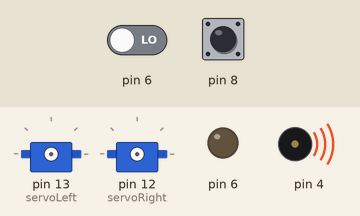
The sketch below on a simulated Arduino Uno, built with avr-gcc and run on an emulated ATmega328P. Parts: 2 × servo, output pins drawn as LEDs (lit = HIGH), buzzer (waves = sounding). Inputs (shaded band) come from the test bench; at power-on: pin 8 LOW, pin 6 LOW.

Above: at 0.1 s.
At 2.2 s:
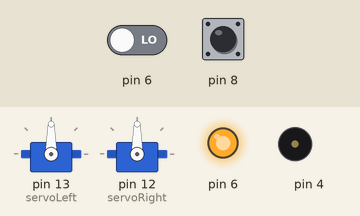
2.3 s: pin 8 pulsed HIGH 5 times (0.12 s each, 0.3 s apart)
5.3 s: pin 8 driven HIGH
6.8 s: pin 8 driven LOW
Timing chart, 0 to 9.8 s (numbered marks = the images above; inputs shaded):
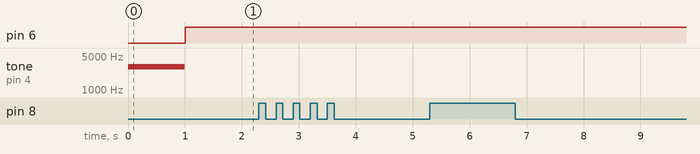

The sketch:

sketch_oct16a.ino
```cpp
#include <Servo.h>        // Include servo library

Servo servoLeft;          // Declare left and right servos
Servo servoRight;
void setup()               // Built-in initialization block
{
  tone(4, 3000, 1000);     // Play tone for 1 second
  delay(1000);             // Delay to finish tone
  servoLeft.attach(13);    // Attach left signal to pin 13
  servoRight.attach(12);   // Attach right signal to pin 12
}

void loop()               // Main loop auto-repeats
{
  float tLeft = float(rcTime(8));   // Get left light & make float
  float tRight = float(rcTime(6));  // Get right light & make float

  float ndShade;              // Normalized differential shade
  ndShade = (tRight/(tLeft+tRight)-0.5); //Calculate it and subtract 0.5
  int speedLeft, speedRight;  // Declare speed variables
  if((tRight + tLeft) < 500.0)
  { servoLeft.detach(); // Stop servo signals
    servoRight.detach();
  }

  if (ndShade > 0.0)         // Shade on right?
  {                         // Slow down left wheel
    speedLeft = int(200.0 - (ndShade * 1000.0));
    speedLeft = constrain(speedLeft, -200, 200);
    speedRight = 200;       // Full speed right wheel
  }
  else                        // Shade on Left?
  {                         // Slow down right wheel
    speedRight = int(200.0 + (ndShade * 1000.0));
    speedRight = constrain(speedRight, -200, 200);
    speedLeft = 200;         // Full speed left wheel
  }
  maneuver(speedLeft, speedRight, 20);  // Set wheel speeds
}
long rcTime(int pin)          // rcTime measures decay at pin
{
  pinMode(pin, OUTPUT);       // Charge capacitor
  digitalWrite(pin, HIGH);        // ..by setting pin ouput-high
  delay(5);                           // ..for 5 ms
  pinMode(pin, INPUT);          // Set pin to input
  digitalWrite(pin, LOW);        // ..with no pullup
  long time = micros();          // Mark the time
  while(digitalRead(pin));        // Wait for voltage < threshold
  time = micros() - time;        // Calculate decay time
  return time;                      // Returns decay time
}
// maneuver function
void maneuver(int speedLeft, int speedRight, int msTime)
{
  servoLeft.writeMicroseconds(1500+speedLeft);// Set Left servo speed
  servoRight.writeMicroseconds(1500 - speedRight);
//Set right servo speed
  if(msTime==-1)                            // if msTime = -1
  {
    servoLeft.detach();                     // Stop servo signals
    servoRight.detach();
  }
  delay(msTime);                            // Delay for msTime
}
```
